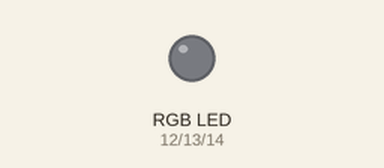
Bench run of a sketch on a simulated ESP32. Parts: an RGB LED mixed from three pins (HIGH = lit). Dim RGB values are drawn brighter than linear.

Above: at 0.05 s.
At 1.8 s:
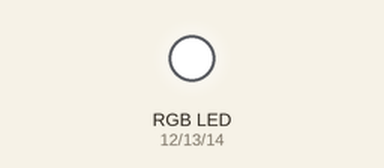
At 3.55 s:
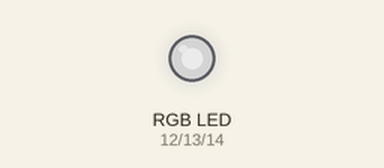
Timing chart, 0 to 8.3 s (numbered marks = the images above):
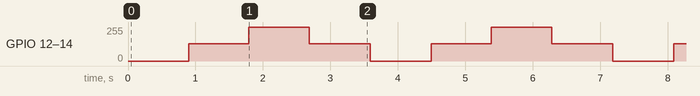

The sketch:

Assignment1._RGB_LED.ino
```cpp
#define _LED_R_GPIO_12 12
#define _LED_G_GPIO_13 13
#define _LED_B_GPIO_14 14

int freq = 500;
int ledChannel = 0;
int resolution = 8;

void setup() {

  pinMode(_LED_R_GPIO_12, OUTPUT);
  pinMode(_LED_G_GPIO_13, OUTPUT);
  pinMode(_LED_B_GPIO_14, OUTPUT);
  digitalWrite(_LED_R_GPIO_12, LOW);
  digitalWrite(_LED_G_GPIO_13, LOW);
  digitalWrite(_LED_B_GPIO_14, LOW);
  ledcSetup(ledChannel, freq, resolution);
  ledcAttachPin(_LED_R_GPIO_12, ledChannel);
  ledcSetup(ledChannel+1, freq, resolution);
  ledcAttachPin(_LED_G_GPIO_13, ledChannel+1);
  ledcSetup(ledChannel+2, freq, resolution);
  ledcAttachPin(_LED_B_GPIO_14, ledChannel+2);

}

void loop() {
  // put your main code here, to run repeatedly:

  for (int dutyCycle = 0; dutyCycle <= 255; dutyCycle++) {

    ledcWrite(ledChannel, dutyCycle);
    ledcWrite(ledChannel+1, dutyCycle);
    ledcWrite(ledChannel+2, dutyCycle);

    delay(7);
  }
  for (int dutyCycle = 255; dutyCycle >= 0; dutyCycle--) {

    ledcWrite(ledChannel, dutyCycle);
    ledcWrite(ledChannel+1, dutyCycle);
    ledcWrite(ledChannel+2, dutyCycle);

    delay(7);
  }

}
```

Measured:
- by itself, GPIO 12 (_LED_R_GPIO_12), GPIO 13 (_LED_G_GPIO_13), GPIO 14 (_LED_B_GPIO_14): repeats every 3.6 s: 255/255 0.89 s, 128/255 0.91 s, 0/255 0.91 s, 128/255 0.89 s
